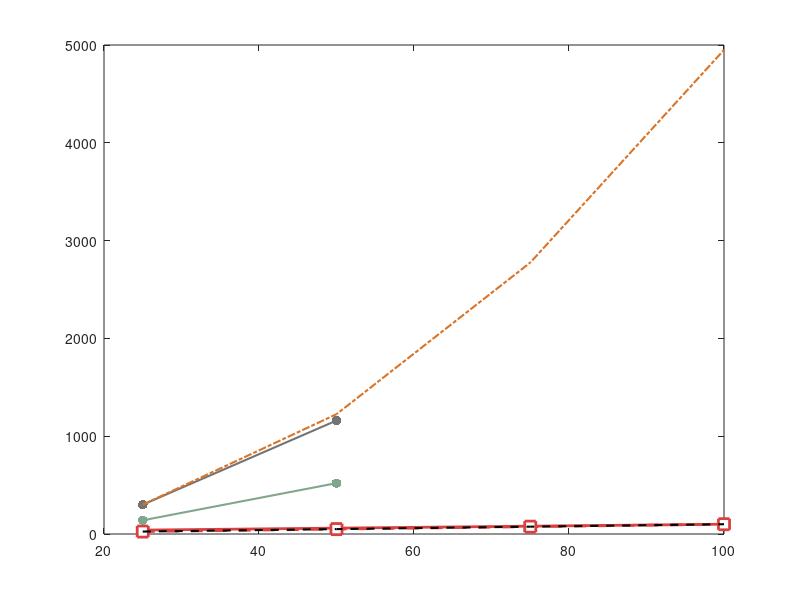

The MATLAB source for this figure: (Note: this script raises an error after producing the figure.)
clear; clc; close all;
% ================= 1. 数据准备 =================
data2 = load('Results_M_min_ERHG_2.mat');
data3 = load('Results_M_min_ERHG_3.mat');
N_list = 25:25:100;

% 计算均值 (兼容 3D 和 2D 矩阵)
if ndims(data2.Results_M_min) == 3
    M_mean_2nd = mean(data2.Results_M_min, 3, 'omitnan');
else
    M_mean_2nd = data2.Results_M_min;
end
if ndims(data3.Results_M_min) == 3
    M_mean_3rd = mean(data3.Results_M_min, 3, 'omitnan');
else
    M_mean_3rd = data3.Results_M_min;
end

% ================= 2. 全局设置 =================
algo_names = {'Ours', 'THIS', 'OLS', 'NNLS', 'SL'};
% 为 5 种算法配置统一的颜色矩阵 (1:Ours, 2:THIS, 3:OLS, 4:NNLS, 5:SL)
colors = {
    [0.85, 0.25, 0.25];
    [0.25, 0.50, 0.70];
    [0.45, 0.45, 0.45]; 
    [0.50, 0.65, 0.55];
    [0.60, 0.55, 0.70]  
};
color_H = [0.85, 0.45, 0.15]; % 焦糖橙 (理论边界线)

% ================= 3. 开始绘图 =================
figure('Color', 'w', 'Position', [100, 100, 550, 450]);
hold on; box on;
plot_handles = []; % 动态收集有效图例的句柄

% 循环遍历 5 种算法，统一执行绘图逻辑 (NaN 自动留白)
for i = 1:5
    % 针对 Ours 算法稍微加粗以作强调
    lw = 1.5; ms = 7;
    if i == 1
        lw = 2.0; ms = 8;
    end
    
    % --- 绘制 2 阶网络折线 (实线 + 实心圆点) ---
    h2 = plot(N_list, M_mean_2nd(:, i)', ...
        '-o', 'Color', colors{i}, 'LineWidth', lw, ...
        'MarkerSize', ms, 'MarkerFaceColor', colors{i}, 'MarkerEdgeColor', 'none', ...
        'DisplayName', sprintf('%s (2-order)', algo_names{i}));
    
    % 如果该列不全是 NaN，才将其加入图例显示列表
    if ~all(isnan(M_mean_2nd(:, i)))
        plot_handles = [plot_handles, h2];
    end
    
    % --- 绘制 3 阶网络折线 (虚线 + 空心方块) ---
    h3 = plot(N_list, M_mean_3rd(:, i)', ...
        '--s', 'Color', colors{i}, 'LineWidth', lw, ...
        'MarkerSize', ms, 'MarkerFaceColor', 'w', 'MarkerEdgeColor', colors{i}, ...
        'DisplayName', sprintf('%s (3-order)', algo_names{i}));
        
    % 同样，如果不全是 NaN，加入图例
    if ~all(isnan(M_mean_3rd(:, i)))
        plot_handles = [plot_handles, h3];
    end
end

% --- 绘制理论边界线 ---
H_line = (N_list - 1) + (N_list - 1) .* (N_list - 2) / 2;
h_N = plot(N_list, N_list, '--', 'Color', 'k', 'LineWidth', 1.5, 'DisplayName', 'N');
h_H = plot(N_list, H_line, '-.', 'Color', color_H, 'LineWidth', 1.5, 'DisplayName', 'H');
% plot_handles = [plot_handles, h_N, h_H]; % 将理论线加入图例
plot_handles = [h_N, h_H]; % 将理论线加入图例
% ================= 4. 细节美化 =================
ax = gca;
% 【修改点 1：坐标轴刻度放大、加粗、颜色设为纯黑】
ax.LineWidth = 1.5;             % 边框略微加粗，压住深色字
ax.FontSize = 16;               % 字体调大 (从 12 调至 14)
ax.FontWeight = 'bold';         % 字体加粗
ax.XColor = 'k';                % X轴刻度颜色设为纯黑
ax.YColor = 'k';                % Y轴刻度颜色设为纯黑
ax.TickDir = 'in';
ax.XTick = N_list;

% 开启对数坐标系
set(gca, 'YScale', 'log');
xlim([min(N_list)-2, max(N_list)+2]);

% 【修改点 2：图例字体放大、加粗、颜色设为纯黑】
lgd = legend(plot_handles, 'Location', 'northwest', 'Box', 'off'); 
lgd.FontSize = 16;              % 图例字体调大 (从 11 调至 13)
lgd.FontWeight = 'bold';        % 图例字体加粗
lgd.TextColor = 'k';            % 图例文字设为纯黑

hold off;
